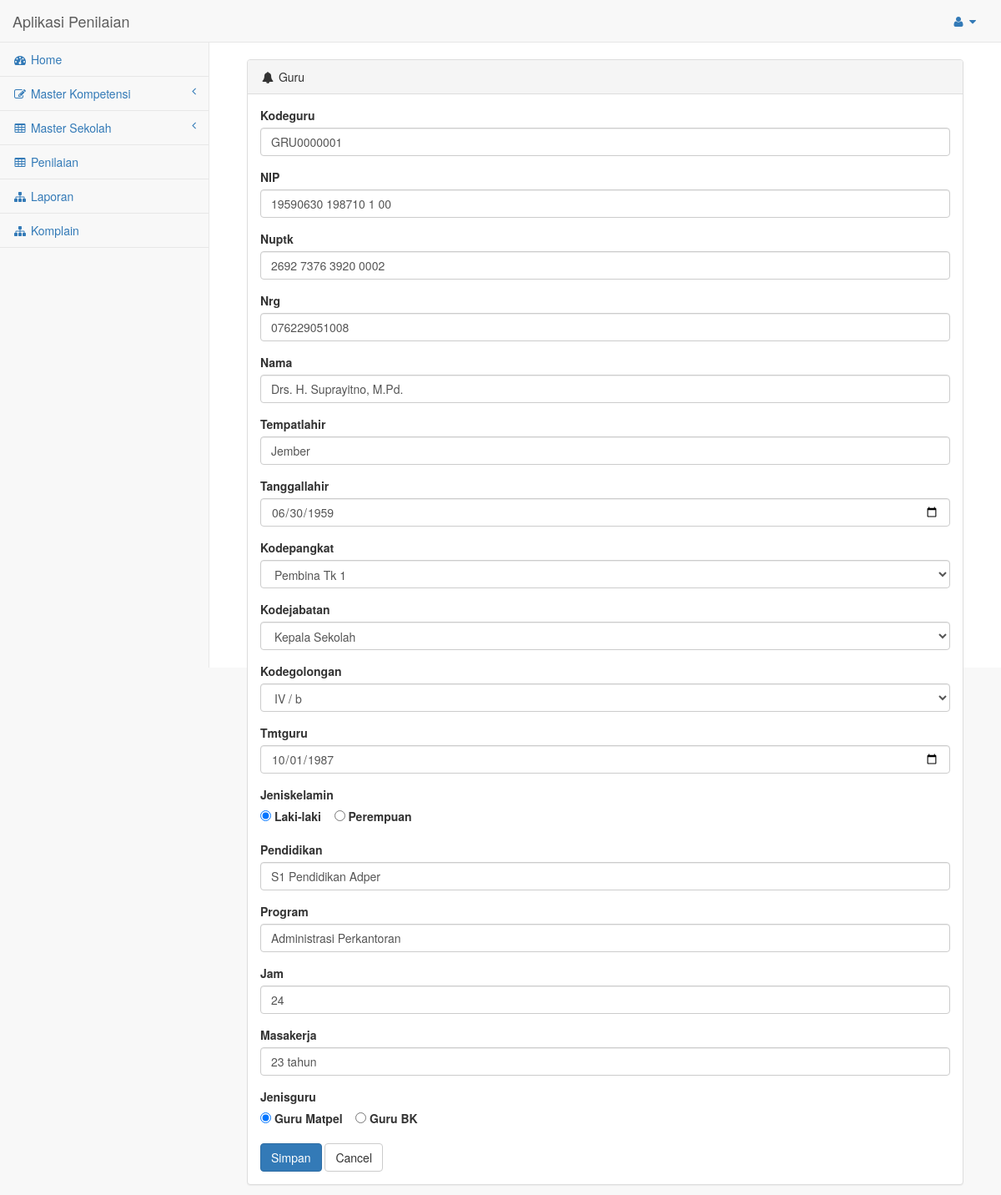
Screenshot of /guru/update/GRU0000001.html with the database file from the repository.
### tables this page shows
CREATE TABLE IF NOT EXISTS `guru` (
  `kodeguru` varchar(10) NOT NULL,
  `nip` varchar(20) NOT NULL,
  `nuptk` varchar(20) NOT NULL,
  `nrg` varchar(20) NOT NULL,
  `nama` varchar(50) NOT NULL,
  `tempatlahir` varchar(30) NOT NULL,
  `tanggallahir` date NOT NULL,
  `kodepangkat` varchar(10) NOT NULL,
  `kodejabatan` varchar(10) NOT NULL,
  `kodegolongan` varchar(10) NOT NULL,
  `tmtguru` date NOT NULL,
  `jeniskelamin` varchar(20) NOT NULL,
  `pendidikan` varchar(30) NOT NULL,
  `program` varchar(30) NOT NULL,
  `jam` int(11) NOT NULL,
  `masakerja` varchar(30) NOT NULL,
  `jenisguru` varchar(20) NOT NULL
);

### application/controllers/Guru.php (called while the page is built, shortened)
<?php
class Guru extends CI_Controller
{
    function __construct()
    {
        $this->load->model('M_guru');
        $this->load->library('form_validation');
        $this->load->model('M_pangkat');
        $this->load->model('M_jabatan');
        $this->load->model('M_golongan');
        $this->load->model('CodeGenerator');
    }
     public function _rule()
    {
		$this->form_validation->set_rules('kodeguru', 'kodeguru', 'trim|required');
		$this->form_validation->set_rules('nip', 'nip', 'trim|required');
		$this->form_validation->set_rules('nuptk', 'nuptk', 'trim|required');
		$this->form_validation->set_rules('nrg', 'nrg', 'trim|required');
		$this->form_validation->set_rules('nama', 'nama', 'trim|required');
		$this->form_validation->set_rules('tempatlahir', 'tempatlahir', 'trim|required');
		$this->form_validation->set_rules('tanggallahir', 'tanggallahir', 'trim|required');
		$this->form_validation->set_rules('kodepangkat', 'kodepangkat', 'trim|required');
		$this->form_validation->set_rules('kodejabatan', 'kodejabatan', 'trim|required');
		$this->form_validation->set_rules('kodegolongan', 'kodegolongan', 'trim|required');
		$this->form_validation->set_rules('tmtguru', 'tmtguru', 'trim|required');
		$this->form_validation->set_rules('jeniskelamin', 'jeniskelamin', 'trim|required');
		$this->form_validation->set_rules('pendidikan', 'pendidikan', 'trim|required');
		$this->form_validation->set_rules('program', 'program', 'trim|required');
		$this->form_validation->set_rules('jam', 'jam', 'trim|required');
		$this->form_validation->set_rules('masakerja', 'masakerja', 'trim|required');
		$this->form_validation->set_rules('jenisguru', 'jenisguru', 'trim|required');
    }
    public function dataupdate($id)
    {
        $this->load->view('nav');
        $row = $this->M_guru->selectById($id);
        if ($row) {
            $data = array(
				'kodeguru' => set_value('kodeguru', $row->kodeguru),
				'nip' => set_value('nip', $row->nip),
				'nuptk' => set_value('nuptk', $row->nuptk),
				'nrg' => set_value('nrg', $row->nrg),
				'nama' => set_value('nama', $row->nama),
				'tempatlahir' => set_value('tempatlahir', $row->tempatlahir),
				'tanggallahir' => set_value('tanggallahir', $row->tanggallahir),
				'kodepangkat' => set_value('kodepangkat', $row->kodepangkat),
				'kodejabatan' => set_value('kodejabatan', $row->kodejabatan),
				'kodegolongan' => set_value('kodegolongan', $row->kodegolongan),
				'tmtguru' => set_value('tmtguru', $row->tmtguru),
				'jeniskelamin' => set_value('jeniskelamin', $row->jeniskelamin),
				'pendidikan' => set_value('pendidikan', $row->pendidikan),
				'program' => set_value('program', $row->program),
				'jam' => set_value('jam', $row->jam),
				'masakerja' => set_value('masakerja', $row->masakerja),
				'jenisguru' => set_value('jenisguru', $row->jenisguru),
				'listpangkat'=>$this->M_pangkat->selectByAll(),
	            'listjabatan'=>$this->M_jabatan->selectByAll(),
	            'listgolongan'=>$this->M_golongan->selectByAll(),
	    );
            $this->load->view('guru/v_guruform', $data);
        }
        $this->load->view('foot');
    }
    public function update()
    {
        if ($this->form_validation->run() == FALSE) {
            $this->dataupdate($this->uri->segment(3));
        }
    }
}

### index.php (called while the page is built, shortened)
<?php
require_once BASEPATH.'core/CodeIgniter.php';

### application/models/M_guru.php (called while the page is built, shortened)
<?php
class M_guru extends CI_Model
{
    function selectById($id)
    {
        return $this->db->query("select guru.*,golongan.* from guru join golongan on guru.kodegolongan=golongan.kodegolongan where kodeguru='$id'")->row();
    }
}

### application/models/M_pangkat.php (called while the page is built, shortened)
<?php
class M_pangkat extends CI_Model
{
    public $table = 'pangkat';
    function selectByAll()
    {
        return $this->db->get($this->table)->result();
    }
}

### application/models/M_jabatan.php (called while the page is built, shortened)
<?php
class M_jabatan extends CI_Model
{
    public $table = 'jabatan';
    function selectByAll()
    {
        return $this->db->get($this->table)->result();
    }
}

### application/models/M_golongan.php (called while the page is built, shortened)
<?php
class M_golongan extends CI_Model
{
    public $table = 'golongan';
    function selectByAll()
    {
        return $this->db->get($this->table)->result();
    }
}

### application/views/guru/v_guruform.php (the view, shortened to what this page needs)
<div class="col-lg-12">
                    <div class="panel panel-default">
                        <div class="panel-heading">
                            <i class="fa fa-bell fa-fw"></i> Guru
                        </div>
                        <div class="panel-body">
        <?php if($this->uri->segment(2)=="insert"){
            echo form_open('Guru/insert');
        }else{
            echo form_open('Guru/update/'.$this->uri->segment(3));
        } ?>
        <div class="form-group">
            <label for="varchar">Kodeguru <?php echo form_error('kodeguru') ?></label>
            <input type="text" class="form-control" name="kodeguru" id="kodeguru" placeholder="Kodeguru" value="<?php echo $kodeguru; ?>" />
        </div>
	    <div class="form-group">
            <label for=>NIP <?php echo form_error('nip') ?></label>
            <input type="text" class="form-control" name="nip" id="nip" placeholder="NIP" value="<?php echo $nip; ?>" />
        </div>
	    <div class="form-group">
            <label for=>Nuptk <?php echo form_error('nuptk') ?></label>
            <input type="text" class="form-control" name="nuptk" id="nuptk" placeholder="Nuptk" value="<?php echo $nuptk; ?>" />
        </div>
	    <div class="form-group">
            <label for=>Nrg <?php echo form_error('nrg') ?></label>
            <input type="text" class="form-control" name="nrg" id="nrg" placeholder="Nrg" value="<?php echo $nrg; ?>" />
        </div>
	    <div class="form-group">
            <label for=>Nama <?php echo form_error('nama') ?></label>
            <input type="text" class="form-control" name="nama" id="nama" placeholder="Nama" value="<?php echo $nama; ?>" />
        </div>
	    <div class="form-group">
            <label for=>Tempatlahir <?php echo form_error('tempatlahir') ?></label>
            <input type="text" class="form-control" name="tempatlahir" id="tempatlahir" placeholder="Tempatlahir" value="<?php echo $tempatlahir; ?>" />
        </div>
	    <div class="form-group">
            <label for=>Tanggallahir <?php echo form_error('tanggallahir') ?></label>
            <input type="date" class="form-control" name="tanggallahir" id="tanggallahir" placeholder="Tanggallahir" value="<?php echo $tanggallahir; ?>" />
        </div>
	    <div class="form-group">
            <label for=>Kodepangkat <?php echo form_error('kodepangkat') ?></label>
            <select name="kodepangkat" class="form-control" placeholder="Kode Pangkat">
            <?php foreach ($listpangkat as $isinya) {
              if($kodepangkat==$isinya->kodepangkat){
            ?>
                <option value="<?= $isinya->kodepangkat ?>"><?= $isinya->namapangkat ?></option>
            <?php
             } }
                ?>
            </select>
        </div>
	    <div class="form-group">
            <label for=>Kodejabatan <?php echo form_error('kodejabatan') ?></label>
            <select name="kodejabatan" class="form-control" placeholder="Kode Jabatan">
            <?php foreach ($listjabatan as $isinya) {
              if($kodejabatan==$isinya->kodejabatan){
            ?>
                <option value="<?= $isinya->kodejabatan ?>"><?= $isinya->namajabatan ?></option>
            <?php
             } }
                ?>
            </select>
        </div>
	    <div class="form-group">
            <label for=>Kodegolongan <?php echo form_error('kodegolongan') ?></label>
            <select name="kodegolongan" class="form-control" placeholder="Kode Jabatan">
            <?php foreach ($listgolongan as $isinya) {
              if($kodegolongan==$isinya->kodegolongan){
            ?>
                <option value="<?= $isinya->kodegolongan ?>"><?= $isinya->namagolongan ?></option>
            <?php
             } }
                ?>
            </select>
        </div>
	    <div class="form-group">
            <label for=>Tmtguru <?php echo form_error('tmtguru') ?></label>
            <input type="date" class="form-control" name="tmtguru" id="tmtguru" placeholder="Tmtguru" value="<?php echo $tmtguru; ?>" />
        </div>
	    <div class="form-group">
            <label for=>Jeniskelamin <?php echo form_error('jeniskelamin') ?></label><br>
            <label><input type="radio" name="jeniskelamin"  value="Laki-laki" <?php if($jeniskelamin=="Laki-laki"){echo "checked"; }?>> Laki-laki</label>&nbsp;&nbsp;&nbsp;
            <label><input type="radio" name="jeniskelamin" value="Perempuan" <?php if($jeniskelamin=="Perempuan"){echo "checked"; }?> > Perempuan</label>
        </div>
	    <div class="form-group">
            <label for=>Pendidikan <?php echo form_error('pendidikan') ?></label>
            <input type="text" class="form-control" name="pendidikan" id="pendidikan" placeholder="Pendidikan" value="<?php echo $pendidikan; ?>" />
        </div>
	    <div class="form-group">
            <label for=>Program <?php echo form_error('program') ?></label>
            <input type="text" class="form-control" name="program" id="program" placeholder="Program" value="<?php echo $program; ?>" />
        </div>
	    <div class="form-group">
            <label for=>Jam <?php echo form_error('jam') ?></label>
            <input type="number" class="form-control" name="jam" id="jam" placeholder="Jam" value="<?php echo $jam; ?>" />
        </div>
	    <div class="form-group">
            <label for=>Masakerja <?php echo form_error('masakerja') ?></label>
            <input type="text" class="form-control" name="masakerja" id="masakerja" placeholder="Masakerja" value="<?php echo $masakerja; ?>" />
        </div>
	    <div class="form-group">
            <label for=>Jenisguru <?php echo form_error('jenisguru') ?></label><br>
            <label><input type="radio" name="jenisguru"  value="Guru Matpel" <?php if($jenisguru=="Guru Matpel"){echo "checked"; }?>> Guru Matpel</label>&nbsp;&nbsp;&nbsp;
            <label><input type="radio" name="jenisguru" value="Guru BK" <?php if($jenisguru=="Guru BK"){echo "checked"; }?> > Guru BK</label>
        </div>
	    <button type="submit" class="btn btn-primary">Simpan</button>
	    <a href="<?php echo site_url('guru') ?>" class="btn btn-default">Cancel</a>
	</form> </div>
                    </div>
                </div>

### rows the page displays
guru: kodeguru "GRU0000001", nip "19590630 198710 1 00", nuptk "2692 7376 3920 0002", nrg "076229051008", nama "Drs. H. Suprayitno, M.Pd.", tempatlahir "Jember", tanggallahir "06/30/1959", tmtguru "10/01/1987", jeniskelamin "☑ Laki-laki", jeniskelamin "☐ Perempuan", pendidikan "S1 Pendidikan Adper", program "Administrasi Perkantoran", jam "24", masakerja "23 tahun", jenisguru "☑ Guru Matpel", jenisguru "☐ Guru BK"

### other values shown
form field kodepangkat "Pembina Tk 1"
form field kodejabatan "Kepala Sekolah"
form field kodegolongan "IV / b"
